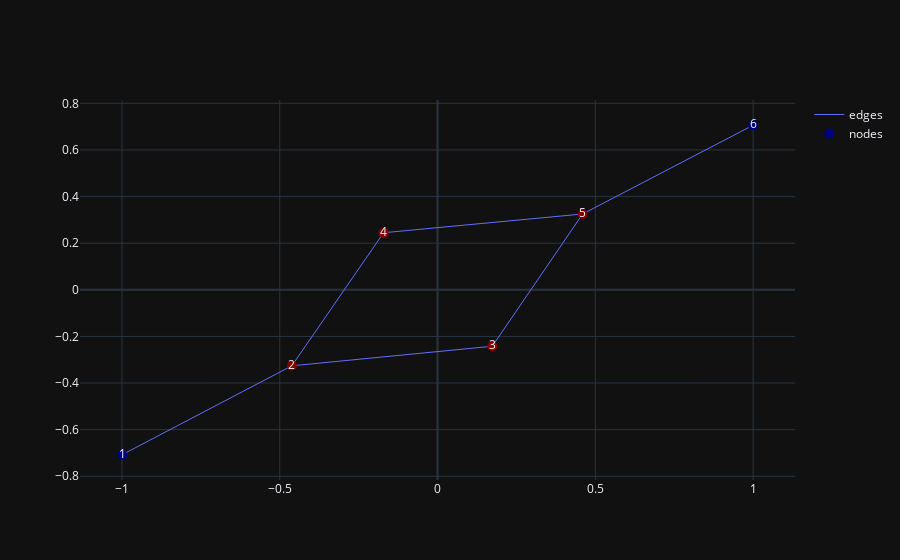

Notebook source saved alongside this figure:
### Code cell
import networkx as nx
from rdd.Node import Node
from rdd.RDD import *
import rdd.measures
from rdd.measures import *
from rdd.visualize import visualize_rdd

g1, g2 = nx.Graph(), nx.Graph()
g1.add_edges_from([
    (1, 2),
    (2, 3),
    (2, 4),
    (3, 4),
    (3, 6),
    (4, 5),
])
g2.add_edges_from([
    (1,2),
    (2,4),
    (2,3),
    (3,5),
    (4,5),
    (5,6)
])

real_network2 = nx.read_adjlist("data/facebook_combined.txt", nodetype=int)
real_paths1 = nx.single_source_shortest_path(real_network2, 1, 2)
node_list1 = populate_node_list(real_paths1)
list_of_nodes = []
for node in node_list1:
    list_of_nodes.append(node.name)
subgraph = nodes_to_graph(real_network2, list_of_nodes)
# subgraph.nodes
visualize_rdd(g2, 1, 4)
# print("hi", subgraph)
# real_paths2 = nx.single_source_shortest_path(subgraph, 1, 4)

### Figure 1 — Plotly figure (JSON) as saved in the notebook; plotly's stock layout.template omitted (floating-point values rounded to 4 significant figures)
{"data": [{"line": {"width": 1}, "marker": {"color": [0, 3, 2.933, 2.933, 3, 0], "colorscale": [[0, "rgb(0,0,131)"], [0.2, "rgb(0,60,170)"], [0.4, "rgb(5,255,255)"], [0.6, "rgb(255,255,0)"], [0.8, "rgb(250,0,0)"], [1, "rgb(128,0,0)"]], "size": 10}, "mode": "lines", "name": "edges", "type": "scatter", "x": [-1, -0.4617, null, -0.4617, -0.171, null, -0.4617, 0.1733, null, -0.171, 0.4598, null, 0.1733, 0.4598, null, 0.4598, 0.9996, null], "y": [-0.7077, -0.3261, null, -0.3261, 0.2448, null, -0.3261, -0.2422, null, 0.2448, 0.3253, null, -0.2422, 0.3253, null, 0.3253, 0.706, null]}, {"customdata": [[0, 1], [3, 3], [2.933, 2], [2.933, 2], [3, 3], [0, 1]], "hovertemplate": "Node: %{text} <br> RDD: %{customdata[0]} <br> Degree: %{customdata[1]} <extra></extra>", "marker": {"color": [0, 3, 2.933, 2.933, 3, 0], "colorscale": [[0, "rgb(0,0,131)"], [0.2, "rgb(0,60,170)"], [0.4, "rgb(5,255,255)"], [0.6, "rgb(255,255,0)"], [0.8, "rgb(250,0,0)"], [1, "rgb(128,0,0)"]], "size": 10}, "mode": "markers+text", "name": "nodes", "text": [1, 2, 4, 3, 5, 6], "type": "scatter", "x": [-1, -0.4617, -0.171, 0.1733, 0.4598, 0.9996], "y": [-0.7077, -0.3261, 0.2448, -0.2422, 0.3253, 0.706]}], "layout": {"dragmode": "pan"}}
